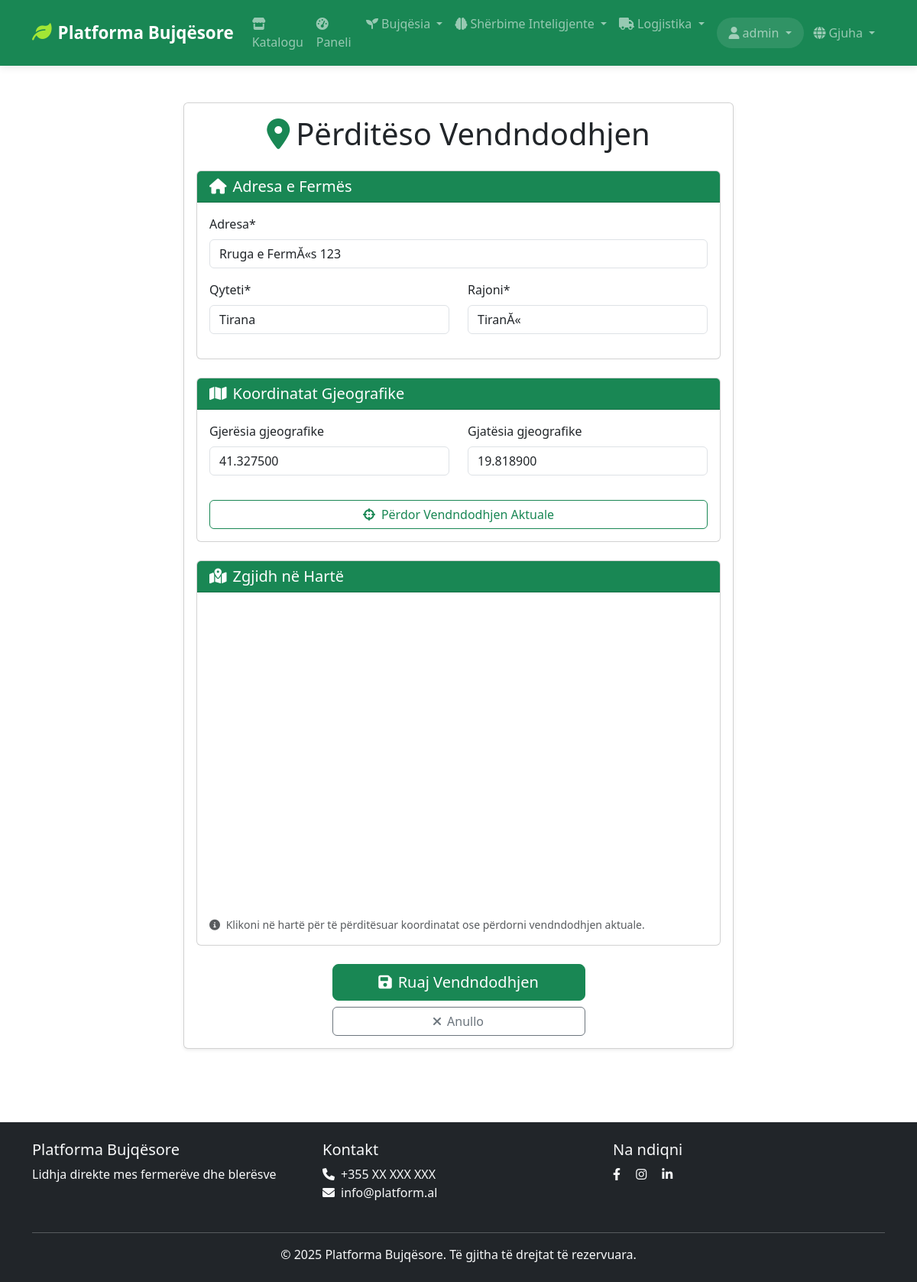
The page /sq/farmer/location/update/ (signed in) on the database its author committed.
### farmer/models.py (models this page shows, shortened)
class FarmLocation(models.Model):
    address = models.CharField(_('Adresa'), max_length=255)
    address_en = models.CharField(_('Address'), max_length=255, null=True, blank=True)
    address_sq = models.CharField(_('Adresa'), max_length=255, null=True, blank=True)
    city = models.CharField(_('Qyteti'), max_length=100)
    city_en = models.CharField(_('City'), max_length=100, null=True, blank=True)
    city_sq = models.CharField(_('Qyteti'), max_length=100, null=True, blank=True)
    region = models.CharField(_('Rajoni'), max_length=100)
    region_en = models.CharField(_('Region'), max_length=100, null=True, blank=True)
    region_sq = models.CharField(_('Rajoni'), max_length=100, null=True, blank=True)
    country = models.CharField(_('Shteti'), max_length=100, default='Shqipëri')
    country_en = models.CharField(_('Country'), max_length=100, default='Albania', null=True, blank=True)
    country_sq = models.CharField(_('Shteti'), max_length=100, default='Shqipëri', null=True, blank=True)
    latitude = models.DecimalField(
        _('Gjerësia gjeografike'),
        max_digits=9,
        decimal_places=6,
        null=True,
        blank=True
    )
    longitude = models.DecimalField(
        _('Gjatësia gjeografike'),
        max_digits=9,
        decimal_places=6,
        null=True,
        blank=True
    )
    class Meta:
        verbose_name = _('Vendndodhja e Fermës')
        verbose_name_plural = _('Vendndodhjet e Fermave')

### farmer/views.py (the view)
# urls.py: path('location/update/', views.update_location, name='update_location'),
@login_required
def update_location(request):
    try:
        farmer = request.user.farmer_profile
        location = farmer.location
    except FarmerProfile.DoesNotExist:
        return redirect('farmer:register')
    if request.method == 'POST':
        form = LocationUpdateForm(request.POST, instance=location)
        if form.is_valid():
            form.save()
            messages.success(request, _('Vendndodhja u përditësua me sukses!'))
            return redirect('farmer:dashboard')
    else:
        form = LocationUpdateForm(instance=location)
    return render(request, 'farmer/location_update.html', {'form': form})

### farmer/forms.py
class LocationUpdateForm(forms.ModelForm):
    class Meta:
        model = FarmLocation
        fields = ['address', 'city', 'region', 'latitude', 'longitude']
        widgets = {
            'latitude': forms.NumberInput(attrs={'step': '0.000001'}),
            'longitude': forms.NumberInput(attrs={'step': '0.000001'})
        }
    def __init__(self, *args, **kwargs):
        super().__init__(*args, **kwargs)
        for field in self.fields:
            self.fields[field].widget.attrs.update({'class': 'form-control'})

### core/context_processors.py (called while the page is built)
def site_context(request):
    context = {
        'site_name': 'Platforma Bujqësore',
        'site_description': 'Platforma moderne për fermerët dhe blerësit',
        'current_site': Site.objects.get_current() if hasattr(Site, 'objects') else None,
    }
    if hasattr(request, 'user') and request.user.is_authenticated:
        try:
            from marketplace.models import Cart
            cart = Cart.objects.filter(user=request.user).first()
            context['cart_item_count'] = cart.item_count if cart else 0
        except:
            context['cart_item_count'] = 0
    else:
        context['cart_item_count'] = 0
    return context

### marketplace/models.py (called while the page is built)
    @property
    def item_count(self):
        return self.items.count()

### templates/farmer/location_update.html (shortened to what this page needs)
{% extends 'base.html' %}
{% load static %}
{% load crispy_forms_tags %}
{% block content %}
<div class="container py-4">
    <div class="row justify-content-center">
        <div class="col-lg-8">
            <div class="card shadow-sm">
                <div class="card-body">
                    <h1 class="card-title text-center mb-4">
                        <i class="fas fa-map-marker-alt text-success me-2"></i>Përditëso Vendndodhjen
                    </h1>
                    <form method="post" class="location-form">
                        <div class="card mb-4">
                            <div class="card-header bg-success text-white">
                                <h5 class="mb-0">
                                    <i class="fas fa-home me-2"></i>Adresa e Fermës
                                </h5>
                            </div>
                            <div class="card-body">
                                <div class="row">
                                    <div class="col-12">
                                        {{ form.address|as_crispy_field }}
                                    </div>
                                </div>
                                <div class="row">
                                    <div class="col-md-6">
                                        {{ form.city|as_crispy_field }}
                                    </div>
                                    <div class="col-md-6">
                                        {{ form.region|as_crispy_field }}
                                    </div>
                                </div>
                            </div>
                        </div>
                        <div class="card mb-4">
                            <div class="card-header bg-success text-white">
                                <h5 class="mb-0">
                                    <i class="fas fa-map me-2"></i>Koordinatat Gjeografike
                                </h5>
                            </div>
                            <div class="card-body">
                                <div class="row mb-3">
                                    <div class="col-md-6">
                                        {{ form.latitude|as_crispy_field }}
                                    </div>
                                    <div class="col-md-6">
                                        {{ form.longitude|as_crispy_field }}
                                    </div>
                                </div>
                                <div class="d-grid">
                                    <button type="button" id="getCurrentLocation" class="btn btn-outline-success">
                                        <i class="fas fa-crosshairs me-2"></i>Përdor Vendndodhjen Aktuale
                                    </button>
                                </div>
                            </div>
                        </div>
                        <div class="card mb-4">
                            <div class="card-header bg-success text-white">
                                <h5 class="mb-0">
                                    <i class="fas fa-map-marked-alt me-2"></i>Zgjidh në Hartë
                                </h5>
                            </div>
                            <div class="card-body">
                                <div id="map" style="height: 400px;" class="rounded"></div>
                                <small class="text-muted d-block mt-2">
                                    <i class="fas fa-info-circle me-1"></i>
                                    Klikoni në hartë për të përditësuar koordinatat ose përdorni vendndodhjen aktuale.
                                </small>
                            </div>
                        </div>
                        <div class="row">
                            <div class="col-md-6 offset-md-3">
                                <div class="d-grid gap-2">
                                    <button type="submit" class="btn btn-success btn-lg">
                                        <i class="fas fa-save me-2"></i>Ruaj Vendndodhjen
                                    </button>
                                    <a href="{% url 'farmer:dashboard' %}" class="btn btn-outline-secondary">
                                        <i class="fas fa-times me-2"></i>Anullo
                                    </a>
                                </div>
                            </div>
                        </div>
                    </form>
                </div>
            </div>
        </div>
    </div>
</div>
{% endblock %}

### templates/base.html (shortened to what this page needs)
<!DOCTYPE html>
<html lang="sq">
<head>
    {% load i18n %}
    <link href="https://cdn.jsdelivr.net/npm/bootstrap@5.3.0/dist/css/bootstrap.min.css" rel="stylesheet">
    <link href="https://cdnjs.cloudflare.com/ajax/libs/font-awesome/6.0.0/css/all.min.css" rel="stylesheet">
    {% load static %}
    <link href="{% static 'css/style.css' %}" rel="stylesheet">
</head>
<body>
    <nav class="navbar navbar-expand-lg navbar-dark bg-success">
        <div class="container">
            <a class="navbar-brand" href="{% url 'home' %}">
                <i class="fas fa-leaf me-2"></i>{% trans "Platforma Bujqësore" %}
            </a>
            <div class="collapse navbar-collapse" id="navbarNav">
                <ul class="navbar-nav me-auto">
                    <li class="nav-item">
                        <a class="nav-link" href="{% url 'product:list' %}">
                            <i class="fas fa-store me-1"></i>{% trans "Katalogu" %}
                        </a>
                    </li>
                    {% if user.is_authenticated %}
                        {% if user.farmer_profile %}
                            <li class="nav-item">
                                <a class="nav-link" href="{% url 'farmer:dashboard' %}">
                                    <i class="fas fa-tachometer-alt me-1"></i>{% trans "Paneli" %}
                                </a>
                            </li>
                            <li class="nav-item dropdown">
                                <a class="nav-link dropdown-toggle" href="#" id="farmerDropdown" role="button" data-bs-toggle="dropdown">
                                    <i class="fas fa-seedling me-1"></i>{% trans "Bujqësia" %}
                                </a>
                            </li>
                            <li class="nav-item dropdown">
                                <a class="nav-link dropdown-toggle" href="#" id="smartServicesDropdown" role="button" data-bs-toggle="dropdown">
                                    <i class="fas fa-brain me-1"></i>{% trans "Shërbime Inteligjente" %}
                                </a>
                            </li>
                        {% endif %}
                        <li class="nav-item dropdown">
                            <a class="nav-link dropdown-toggle" href="#" id="logisticsDropdown" role="button" data-bs-toggle="dropdown">
                                <i class="fas fa-truck me-1"></i>{% trans "Logjistika" %}
                            </a>
                        </li>
                    {% endif %}
                </ul>
                <ul class="navbar-nav">
                    {% if user.is_authenticated %}
                        <li class="nav-item dropdown">
                            <a class="nav-link dropdown-toggle" href="#" id="userDropdown" role="button" data-bs-toggle="dropdown">
                                <i class="fas fa-user me-1"></i>{{ user.get_full_name|default:user.username }}
                            </a>
                        </li>
                        <li class="nav-item dropdown">
                            <a class="nav-link dropdown-toggle" href="#" id="languageDropdown" role="button" data-bs-toggle="dropdown">
                                <i class="fas fa-globe me-1"></i>{% trans "Gjuha" %}
                            </a>
                        </li>
                    {% endif %}
                </ul>
            </div>
        </div>
    </nav>
    <main class="container py-4">
        {% block content %}
        {% endblock %}
    </main>
    <footer class="bg-dark text-light py-4 mt-5">
        <div class="container">
            <div class="row">
                <div class="col-md-4">
                    <h5>{% trans "Platforma Bujqësore" %}</h5>
                    <p>{% trans "Lidhja direkte mes fermerëve dhe blerësve" %}</p>
                </div>
                <div class="col-md-4">
                    <h5>{% trans "Kontakt" %}</h5>
                    <ul class="list-unstyled">
                        <li><i class="fas fa-phone me-2"></i>+355 XX XXX XXX</li>
                        <li><i class="fas fa-envelope me-2"></i>info@platform.al</li>
                    </ul>
                </div>
                <div class="col-md-4">
                    <h5>{% trans "Na ndiqni" %}</h5>
                    <div class="social-links">
                        <a href="#" class="text-light me-3"><i class="fab fa-facebook-f"></i></a>
                        <a href="#" class="text-light me-3"><i class="fab fa-instagram"></i></a>
                        <a href="#" class="text-light"><i class="fab fa-linkedin-in"></i></a>
                    </div>
                </div>
            </div>
            <hr class="mt-4">
            <div class="text-center">
                <p class="mb-0">&copy; {% now "Y" %} {% trans "Platforma Bujqësore" %}. {% trans "Të gjitha të drejtat të rezervuara." %}</p>
            </div>
        </div>
    </footer>
</body>
</html>

### static/css/style.css (style rules this page uses)
:root { --primary-color: #198754; --secondary-color: #6c757d; --light-bg: #f8f9fa; }
body { min-height: 100vh; display: flex; flex-direction: column; }
main { flex: 1; }
.navbar-brand i { color: #a3e635; }
footer { background-color: #343a40; }
.social-links a { transition: color 0.2s; }
.navbar { box-shadow: 0 2px 10px rgba(0,0,0,0.1); transition: all 0.3s ease; }
.navbar-brand { font-weight: 600; font-size: 1.4rem; }
.navbar-brand i { color: #a3e635; font-size: 1.6rem; }
.navbar-nav .nav-link { position: relative; transition: all 0.3s ease; font-weight: 500; padding: 0.7rem 1rem; }
.navbar-nav .nav-link i { transition: all 0.3s ease; }
#userDropdown { background: rgba(255,255,255,0.1); border-radius: 25px; padding: 0.5rem 1rem; margin-left: 0.5rem; }
#languageDropdown { border-radius: 20px; padding: 0.5rem 0.8rem; }
html { scroll-behavior: smooth; }

### rows shown on the page
FarmLocation: address "Rruga e FermĂ«s 123", city "Tirana", region "TiranĂ«", latitude "41.327500", longitude "19.818900"

### other values the page prints
{{ user.get_full_name|default:user.username }} "admin"
